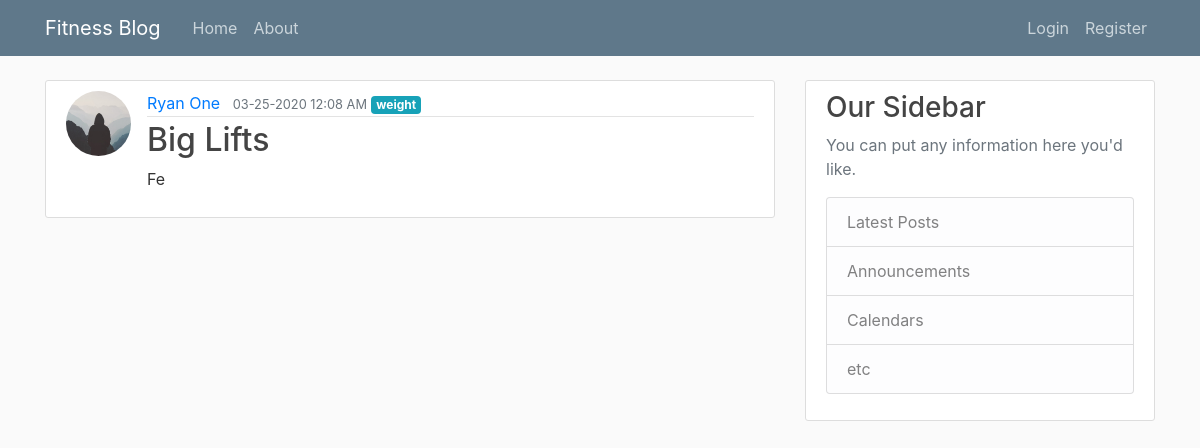
/post/1, run on the app's committed database.
### fitnessblog/models.py (models this page shows, shortened)
class User(db.Model, UserMixin):
    id = db.Column(db.Integer, primary_key=True)
    username = db.Column(db.String(20), unique=True, nullable=False)
    email = db.Column(db.String(120), unique=True, nullable=False)
    profile_type = db.Column(db.String(20), nullable=False)
    image_file = db.Column(db.String(20), nullable=False, default="default.jpg")
    password = db.Column(db.String(60), nullable=False)
    posts = db.relationship("Post", backref="author", lazy=True)

class Post(db.Model):
    id = db.Column(db.Integer, primary_key=True)
    title = db.Column(db.String(100), nullable=False)
    date_posted = db.Column(db.DateTime, nullable=False, default=datetime.utcnow)
    content = db.Column(db.Text, nullable=False)
    category = db.Column(db.Text, nullable=False)
    user_id = db.Column(db.Integer, db.ForeignKey("user.id"), nullable=False)

### fitnessblog/posts/routes.py (the view)
@posts.route("/post/<int:post_id>")
def post(post_id):
    post = Post.query.get_or_404(post_id)
    return render_template("post.html", title=post.title, post=post)

### fitnessblog/templates/post.html (shortened to what this page needs)
{% extends "layout.html" %}
{% block content %}
  <article class="media content-section">
    <img class="rounded-circle article-img" src="{{ url_for('static', filename='profile_pics/' + post.author.image_file) }}">
    <div class="media-body">
      <div class="article-metadata">
        <a class="mr-2" href="{{ url_for('users.user_posts', username=post.author.username) }}">{{ post.author.username }}</a>
        <small class="text-muted">{{ post.date_posted.strftime('%m-%d-%Y %I:%M %p') }}</small>
        <a href="{{ url_for('posts.filter_by_category', category=post.category) }}" class="badge badge-info">{{ post.category}}</a>
      </div>
      <h2 class="article-title">{{ post.title }}</h2>
      <p class="article-content">{{ post.content }}</p>
    </div>
  </article>
{% endblock content %}

### fitnessblog/static/main.css (style rules this page uses)
body { background: #fafafa; color: #333333; margin-top: 5rem; }
h1, h2, h3, h4, h5, h6 { color: #444444; }
.content-section { background: #ffffff; padding: 10px 20px; border: 1px solid #dddddd; border-radius: 3px; margin-bottom: 20px; }
.article-title { color: #444444; }
.article-content { white-space: pre-line; }
.article-img { height: 65px; width: 65px; margin-right: 16px; }
.article-metadata { padding-bottom: 1px; margin-bottom: 4px; border-bottom: 1px solid #e3e3e3; }

### data on the page
User: image_file (placeholder picture), author.username "Ryan One"
Post: date_posted "03-25-2020 12:08 AM", category "weight", title "Big Lifts", content "Fe"
